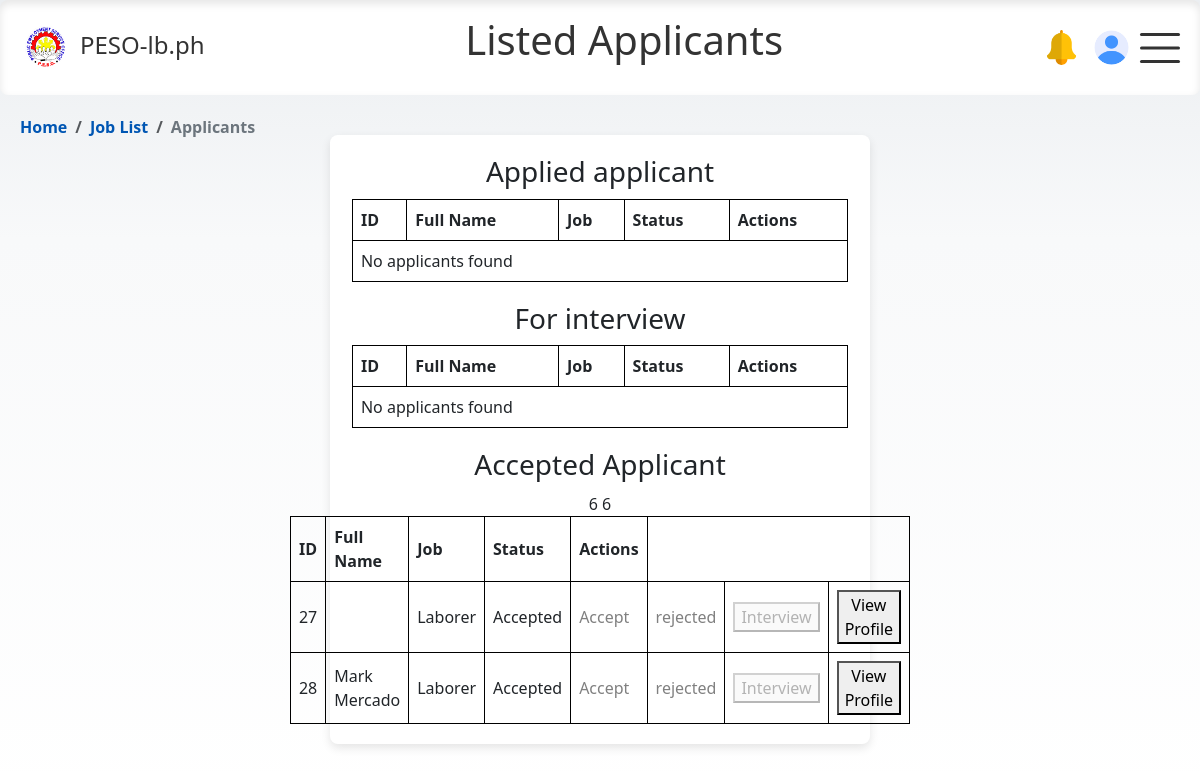
The app's page /html/employer/applicant_list.php?job_id=1 (signed in), older data.
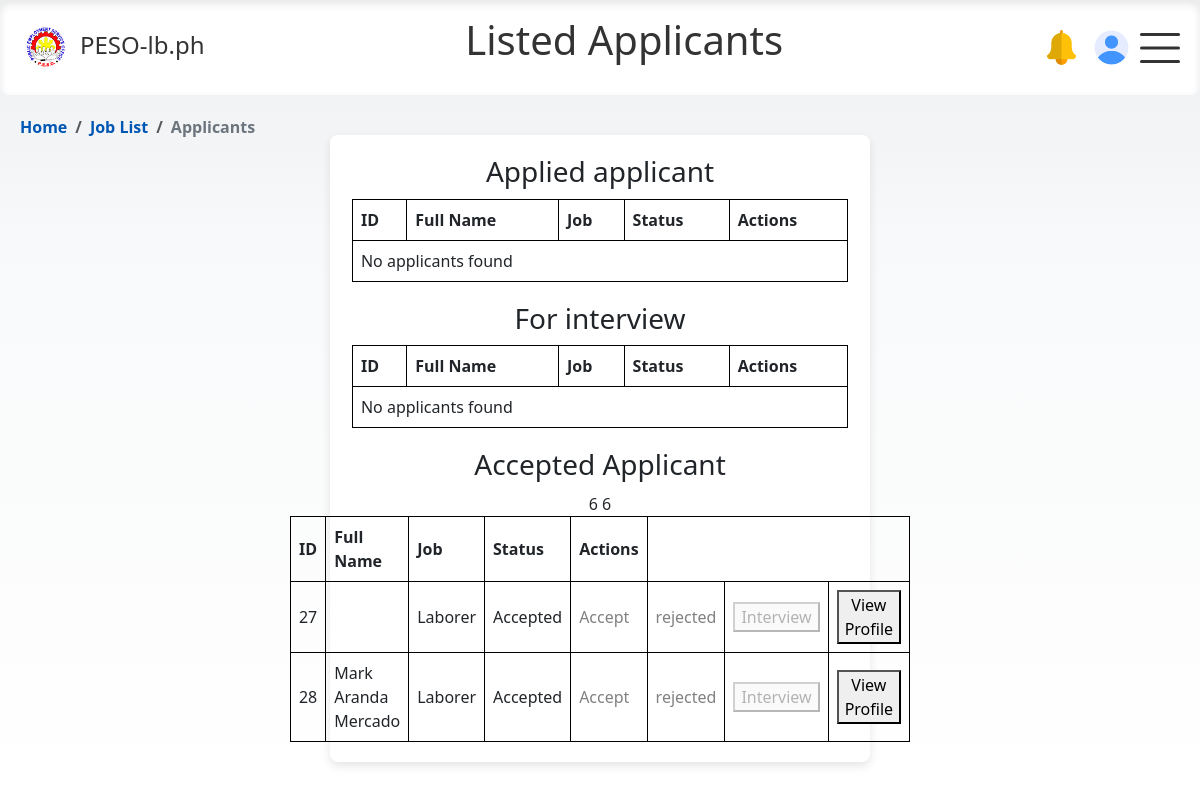
The same page, newer data.
### tables this page shows
CREATE TABLE `applicant_profile` (
  `id` int(11) NOT NULL,
  `user_id` int(11) NOT NULL,
  `email` varchar(255) NOT NULL,
  `first_name` varchar(100) DEFAULT NULL,
  `last_name` varchar(100) DEFAULT NULL,
  `middle_name` varchar(100) DEFAULT NULL,
  `dob` date DEFAULT NULL,
  `age` int(11) DEFAULT NULL,
  `specialization` varchar(255) DEFAULT NULL,
  `sex` enum('male','female') DEFAULT NULL,
  `civil_status` enum('Single','Married','Widowed') DEFAULT NULL,
  `contact_no` int(11) DEFAULT NULL,
  `photo` varchar(255) DEFAULT 'user.png',
  `house_address` varchar(255) DEFAULT NULL,
  `sss_no` varchar(20) DEFAULT NULL,
  `pagibig_no` varchar(20) DEFAULT NULL,
  `philhealth_no` varchar(20) DEFAULT NULL,
  `passport_no` varchar(20) DEFAULT NULL,
  `immigration_status` enum('Documented','Undocumented','Returning','Repatriated') DEFAULT NULL,
  `spouse_name` varchar(100) DEFAULT NULL,
  `spouse_contact` varchar(15) DEFAULT NULL,
  `fathers_name` varchar(100) DEFAULT NULL,
  `fathers_address` varchar(255) DEFAULT NULL,
  `mothers_name` varchar(100) DEFAULT NULL,
  `mothers_address` varchar(255) DEFAULT NULL,
  `emergency_contact_name` varchar(100) DEFAULT NULL,
  `next_of_kin_relationship` varchar(50) DEFAULT NULL,
  `next_of_kin_contact` varchar(15) DEFAULT NULL,
  `education_level` enum('Elementary Undergraduate','Elementary Graduate','High School Undergraduate','High School Graduate','College Undergraduate','College Graduate','Vocational') DEFAULT NULL,
  `occupation` enum('Administrative Work','Medical Work','Factory/Manufacturing','Farmers (Agriculture)','Teaching','Information Technology','Engineering','Restaurant Jobs (F&B)','Seaman (Sea-Based)','Household Service Worker (Domestic Helper)','Construction Work','Entertainment','Tourism Sector','Hospitality Sector','Others') DEFAULT NULL,
  `prefix` enum('Sr.','Jr.','II','III','IV','V','VI','VII') DEFAULT NULL,
  `emergency_contact_num` int(11) DEFAULT NULL,
  `income` int(11) DEFAULT NULL,
  `country` varchar(100) DEFAULT NULL,
  `employment_type` varchar(100) DEFAULT NULL,
  `employment_form` enum('Recruitment Agency','Government Hire','Name Hire','Referral') DEFAULT NULL,
  `employer_name` varchar(100) DEFAULT NULL,
  `contact_number` int(11) DEFAULT NULL,
  `employer_address` varchar(100) DEFAULT NULL,
  `local_agency_name` varchar(100) DEFAULT NULL,
  `local_agency_address` varchar(100) DEFAULT NULL,
  `arrival_date` date DEFAULT NULL,
  `dept_date` date DEFAULT NULL
);

CREATE TABLE `applications` (
  `id` int(11) NOT NULL,
  `applicant_id` int(11) DEFAULT NULL,
  `job_posting_id` int(11) DEFAULT NULL,
  `application_date` date DEFAULT NULL,
  `status` varchar(50) DEFAULT 'pending',
  `job` varchar(255) DEFAULT NULL
);

### html/employer/applicant_list.php (the view, shortened to what the changed rows need)
<?php
    include '../../php/conn_db.php';
    $jobid = $_GET['job_id'];
    $sql = "SELECT ap.*, a.*
    FROM applicant_profile ap
    JOIN applications a ON ap.user_id = a.applicant_id
    WHERE a.job_posting_id = ? AND a.status != 'rejected'";
        $stmt = $conn->prepare($sql);
        $stmt->bind_param("i", $jobid);
        $stmt->execute();
        $result = $stmt->get_result();
        $pending = [];
        $review = [];
        $rejected = [];
        if ($result->num_rows > 0) {
        while ($row = $result->fetch_assoc()) {
            if ($row['status'] == 'pending') {
                $pending[] = $row;
            } elseif ($row['status'] == 'interview') {
                $review[] = $row;
            } elseif ($row['status'] == 'accepted') {
                $rejected[] = $row;
            }
        }
        }
?>
<!DOCTYPE html>
<html>
<head>
    <link rel="stylesheet" href="https://cdn.jsdelivr.net/npm/bootstrap@5.3.0/dist/css/bootstrap.min.css">
    <link href="https://cdnjs.cloudflare.com/ajax/libs/bootstrap-icons/1.10.0/font/bootstrap-icons.min.css" rel="stylesheet">
    <link rel="stylesheet" href="../../css/modal-form.css">
    <link rel="stylesheet" href="../../css/nav_float.css">
    <link rel="stylesheet" href="../../css/employer.css">
</head>
<body>
<nav>
    <header>
        <h1 class="h1">Listed Applicants</h1>
    </header>
</nav>
    <div class='ep-container'>
        <div class="category-container">
        <?php
            function display_table($applicants, $status_label) {
                echo "<table>
                        <tr>
                            <th>ID</th>
                            <th>Full Name</th>
                            <th>Job</th>
                            <th>Status</th>
                            <th>Actions</th>
                        </tr>";
                if (!empty($applicants)) {
                    foreach ($applicants as $row) {
                        $full_name = htmlspecialchars($row['first_name'] . ' ' . $row['middle_name'] . ' ' . $row['last_name']);
                        $status = $row['status'];
                        $interview_button_disabled = ($status == 'interview' || $status == 'accepted') ? 'disabled' : '';
                        $accept_link_disabled = ($status == 'accepted') ? 'disabled-link' : '';
                        echo "
                        <tr>
                            <td>" . htmlspecialchars($row['applicant_id']) . "</td>
                            <td>" . htmlspecialchars($full_name) . "</td>6
                            <td>" . htmlspecialchars($row['job']) . "</td>
                            <td>" . ucfirst($row['status']) . "</td>
                            <td>
                                <a href='../../php/employer/application_process.php?id= ". htmlspecialchars($row['user_id']). "'
                                class='".$accept_link_disabled."'>Accept</a>
                            </td>
                            <td>
                            <a href='../../php/employer/rejection.php?id=" . htmlspecialchars($row['user_id']) ."&job_id=" . htmlspecialchars($row['job_posting_id']) ."'
                            class='".$accept_link_disabled."'>rejected</a>
                            </td>
                            <td>
                                <button id='openFormBtn' data-applicant-id=" . htmlspecialchars($row["applicant_id"]) ."
                                data-job-id=" . htmlspecialchars($row["job_posting_id"]) . " $interview_button_disabled>Interview</button>
                            </td>
                            <td><button id='profileFormBtn' class='openProfileBtn' data-applicant-id='" . htmlspecialchars($row["applicant_id"]) . "'>View Profile</button></td>
                        </tr>";
                    }
                } else {
                    echo "<tr><td colspan='5'>No applicants found</td></tr>";
                }
                echo "</table>";
            }
            echo "<div class='category-section'>";
            display_table($pending, 'Applied applicant');
            echo "</div>";
            echo "<div class='category-section'>";
            echo "</div>";
            echo "<div class='category-section'>";
            display_table($rejected, 'Accepted Applicant');
            echo "</div>";
        ?>
        </div>
    </div>
</body>
</html>

Row changes from the older to the newer data that the page shows:
changed applicant_profile: full_name "Mark Mercado" → "Mark Aranda Mercado"
